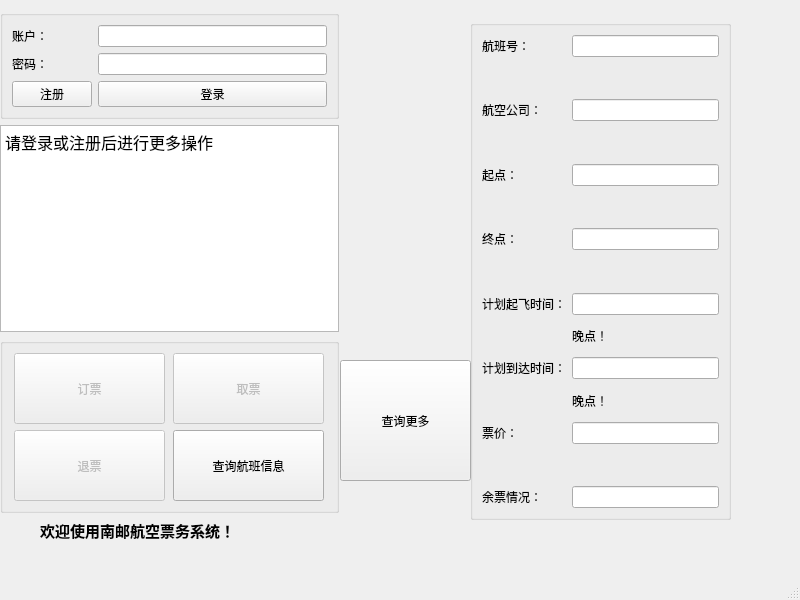
<?xml version="1.0" encoding="UTF-8"?>
<ui version="4.0">
 <class>UserWindow</class>
 <widget class="QMainWindow" name="UserWindow">
  <property name="geometry">
   <rect>
    <x>0</x>
    <y>0</y>
    <width>800</width>
    <height>600</height>
   </rect>
  </property>
  <property name="windowTitle">
   <string>MainWindow</string>
  </property>
  <widget class="QWidget" name="centralwidget">
   <widget class="QGroupBox" name="groupBox">
    <property name="geometry">
     <rect>
      <x>470</x>
      <y>20</y>
      <width>261</width>
      <height>500</height>
     </rect>
    </property>
    <layout class="QFormLayout" name="formLayout_2">
     <item row="0" column="0">
      <widget class="QLabel" name="label_3">
       <property name="layoutDirection">
        <enum>Qt::LeftToRight</enum>
       </property>
       <property name="text">
        <string>航班号：</string>
       </property>
       <property name="alignment">
        <set>Qt::AlignCenter</set>
       </property>
      </widget>
     </item>
     <item row="1" column="0">
      <spacer name="verticalSpacer">
       <property name="layoutDirection">
        <enum>Qt::LeftToRight</enum>
       </property>
       <property name="orientation">
        <enum>Qt::Vertical</enum>
       </property>
       <property name="sizeHint" stdset="0">
        <size>
         <width>20</width>
         <height>40</height>
        </size>
       </property>
      </spacer>
     </item>
     <item row="2" column="0">
      <widget class="QLabel" name="label_4">
       <property name="layoutDirection">
        <enum>Qt::LeftToRight</enum>
       </property>
       <property name="text">
        <string>航空公司：</string>
       </property>
       <property name="alignment">
        <set>Qt::AlignCenter</set>
       </property>
      </widget>
     </item>
     <item row="3" column="0">
      <spacer name="verticalSpacer_2">
       <property name="layoutDirection">
        <enum>Qt::LeftToRight</enum>
       </property>
       <property name="orientation">
        <enum>Qt::Vertical</enum>
       </property>
       <property name="sizeHint" stdset="0">
        <size>
         <width>20</width>
         <height>40</height>
        </size>
       </property>
      </spacer>
     </item>
     <item row="4" column="0">
      <widget class="QLabel" name="label_5">
       <property name="layoutDirection">
        <enum>Qt::LeftToRight</enum>
       </property>
       <property name="text">
        <string>起点：</string>
       </property>
       <property name="alignment">
        <set>Qt::AlignCenter</set>
       </property>
      </widget>
     </item>
     <item row="5" column="0">
      <spacer name="verticalSpacer_3">
       <property name="layoutDirection">
        <enum>Qt::LeftToRight</enum>
       </property>
       <property name="orientation">
        <enum>Qt::Vertical</enum>
       </property>
       <property name="sizeHint" stdset="0">
        <size>
         <width>20</width>
         <height>40</height>
        </size>
       </property>
      </spacer>
     </item>
     <item row="6" column="0">
      <widget class="QLabel" name="label_6">
       <property name="layoutDirection">
        <enum>Qt::LeftToRight</enum>
       </property>
       <property name="text">
        <string>终点：</string>
       </property>
       <property name="alignment">
        <set>Qt::AlignCenter</set>
       </property>
      </widget>
     </item>
     <item row="7" column="0">
      <spacer name="verticalSpacer_4">
       <property name="layoutDirection">
        <enum>Qt::LeftToRight</enum>
       </property>
       <property name="orientation">
        <enum>Qt::Vertical</enum>
       </property>
       <property name="sizeHint" stdset="0">
        <size>
         <width>20</width>
         <height>40</height>
        </size>
       </property>
      </spacer>
     </item>
     <item row="8" column="0">
      <widget class="QLabel" name="label_7">
       <property name="layoutDirection">
        <enum>Qt::LeftToRight</enum>
       </property>
       <property name="text">
        <string>计划起飞时间：</string>
       </property>
       <property name="alignment">
        <set>Qt::AlignCenter</set>
       </property>
      </widget>
     </item>
     <item row="9" column="0">
      <spacer name="verticalSpacer_5">
       <property name="layoutDirection">
        <enum>Qt::LeftToRight</enum>
       </property>
       <property name="orientation">
        <enum>Qt::Vertical</enum>
       </property>
       <property name="sizeHint" stdset="0">
        <size>
         <width>20</width>
         <height>40</height>
        </size>
       </property>
      </spacer>
     </item>
     <item row="10" column="0">
      <widget class="QLabel" name="label_8">
       <property name="layoutDirection">
        <enum>Qt::LeftToRight</enum>
       </property>
       <property name="text">
        <string>计划到达时间：</string>
       </property>
       <property name="alignment">
        <set>Qt::AlignCenter</set>
       </property>
      </widget>
     </item>
     <item row="11" column="0">
      <spacer name="verticalSpacer_6">
       <property name="layoutDirection">
        <enum>Qt::LeftToRight</enum>
       </property>
       <property name="orientation">
        <enum>Qt::Vertical</enum>
       </property>
       <property name="sizeHint" stdset="0">
        <size>
         <width>20</width>
         <height>40</height>
        </size>
       </property>
      </spacer>
     </item>
     <item row="12" column="0">
      <widget class="QLabel" name="label_9">
       <property name="layoutDirection">
        <enum>Qt::LeftToRight</enum>
       </property>
       <property name="text">
        <string>票价：</string>
       </property>
       <property name="alignment">
        <set>Qt::AlignCenter</set>
       </property>
      </widget>
     </item>
     <item row="13" column="0">
      <spacer name="verticalSpacer_7">
       <property name="layoutDirection">
        <enum>Qt::LeftToRight</enum>
       </property>
       <property name="orientation">
        <enum>Qt::Vertical</enum>
       </property>
       <property name="sizeHint" stdset="0">
        <size>
         <width>20</width>
         <height>40</height>
        </size>
       </property>
      </spacer>
     </item>
     <item row="14" column="0">
      <widget class="QLabel" name="label_10">
       <property name="layoutDirection">
        <enum>Qt::LeftToRight</enum>
       </property>
       <property name="text">
        <string>余票情况：</string>
       </property>
       <property name="alignment">
        <set>Qt::AlignCenter</set>
       </property>
      </widget>
     </item>
     <item row="0" column="1">
      <widget class="QLineEdit" name="editFNumber"/>
     </item>
     <item row="2" column="1">
      <widget class="QLineEdit" name="editAirways"/>
     </item>
     <item row="4" column="1">
      <widget class="QLineEdit" name="editStartPoint"/>
     </item>
     <item row="6" column="1">
      <widget class="QLineEdit" name="editEndPoint"/>
     </item>
     <item row="8" column="1">
      <widget class="QLineEdit" name="editPlanDepartureTime"/>
     </item>
     <item row="10" column="1">
      <widget class="QLineEdit" name="editPlanArrivalTime"/>
     </item>
     <item row="12" column="1">
      <widget class="QLineEdit" name="editPrice"/>
     </item>
     <item row="14" column="1">
      <widget class="QLineEdit" name="editRemainTickit"/>
     </item>
     <item row="9" column="1">
      <widget class="QLabel" name="labelPDT">
       <property name="text">
        <string>晚点！</string>
       </property>
      </widget>
     </item>
     <item row="11" column="1">
      <widget class="QLabel" name="labelPAT">
       <property name="text">
        <string>晚点！</string>
       </property>
      </widget>
     </item>
    </layout>
   </widget>
   <widget class="QLabel" name="tip">
    <property name="geometry">
     <rect>
      <x>40</x>
      <y>520</y>
      <width>711</width>
      <height>21</height>
     </rect>
    </property>
    <property name="font">
     <font>
      <family>幼圆</family>
      <pointsize>11</pointsize>
      <weight>75</weight>
      <bold>true</bold>
      <underline>false</underline>
     </font>
    </property>
    <property name="text">
     <string>欢迎使用南邮航空票务系统！</string>
    </property>
   </widget>
   <widget class="QPushButton" name="btnFindMore">
    <property name="geometry">
     <rect>
      <x>340</x>
      <y>360</y>
      <width>131</width>
      <height>121</height>
     </rect>
    </property>
    <property name="text">
     <string>查询更多</string>
    </property>
   </widget>
   <widget class="QWidget" name="layoutWidget">
    <property name="geometry">
     <rect>
      <x>0</x>
      <y>10</y>
      <width>339</width>
      <height>503</height>
     </rect>
    </property>
    <layout class="QVBoxLayout" name="verticalLayout">
     <item>
      <widget class="QGroupBox" name="groupLogin">
       <layout class="QGridLayout" name="gridLayout">
        <item row="2" column="1">
         <widget class="QPushButton" name="btnLogin">
          <property name="text">
           <string>登录</string>
          </property>
         </widget>
        </item>
        <item row="1" column="1">
         <widget class="QLineEdit" name="editPasswd">
          <property name="inputMask">
           <string/>
          </property>
          <property name="echoMode">
           <enum>QLineEdit::Password</enum>
          </property>
         </widget>
        </item>
        <item row="0" column="0">
         <widget class="QLabel" name="label">
          <property name="text">
           <string>账户：</string>
          </property>
         </widget>
        </item>
        <item row="1" column="0">
         <widget class="QLabel" name="label_2">
          <property name="text">
           <string>密码：</string>
          </property>
         </widget>
        </item>
        <item row="2" column="0">
         <widget class="QPushButton" name="btnRegist">
          <property name="text">
           <string>注册</string>
          </property>
         </widget>
        </item>
        <item row="0" column="1">
         <widget class="QLineEdit" name="editName">
          <property name="inputMask">
           <string notr="true"/>
          </property>
         </widget>
        </item>
       </layout>
      </widget>
     </item>
     <item>
      <widget class="QTextBrowser" name="textBrowser">
       <property name="html">
        <string>&lt;!DOCTYPE HTML PUBLIC &quot;-//W3C//DTD HTML 4.0//EN&quot; &quot;http://www.w3.org/TR/REC-html40/strict.dtd&quot;&gt;
&lt;html&gt;&lt;head&gt;&lt;meta name=&quot;qrichtext&quot; content=&quot;1&quot; /&gt;&lt;style type=&quot;text/css&quot;&gt;
p, li { white-space: pre-wrap; }
&lt;/style&gt;&lt;/head&gt;&lt;body style=&quot; font-family:'SimSun'; font-size:9pt; font-weight:400; font-style:normal;&quot;&gt;
&lt;p style=&quot; margin-top:0px; margin-bottom:0px; margin-left:0px; margin-right:0px; -qt-block-indent:0; text-indent:0px;&quot;&gt;&lt;span style=&quot; font-size:12pt;&quot;&gt;请登录或注册后进行更多操作&lt;/span&gt;&lt;/p&gt;&lt;/body&gt;&lt;/html&gt;</string>
       </property>
      </widget>
     </item>
     <item>
      <widget class="QGroupBox" name="groupBox">
       <layout class="QGridLayout" name="gridLayout_2">
        <item row="0" column="0">
         <widget class="QPushButton" name="btnBook">
          <property name="enabled">
           <bool>false</bool>
          </property>
          <property name="minimumSize">
           <size>
            <width>151</width>
            <height>71</height>
           </size>
          </property>
          <property name="maximumSize">
           <size>
            <width>151</width>
            <height>71</height>
           </size>
          </property>
          <property name="text">
           <string>订票</string>
          </property>
         </widget>
        </item>
        <item row="0" column="1">
         <widget class="QPushButton" name="btnTake">
          <property name="enabled">
           <bool>false</bool>
          </property>
          <property name="minimumSize">
           <size>
            <width>151</width>
            <height>71</height>
           </size>
          </property>
          <property name="maximumSize">
           <size>
            <width>151</width>
            <height>71</height>
           </size>
          </property>
          <property name="text">
           <string>取票</string>
          </property>
         </widget>
        </item>
        <item row="1" column="0">
         <widget class="QPushButton" name="btnRefund">
          <property name="enabled">
           <bool>false</bool>
          </property>
          <property name="minimumSize">
           <size>
            <width>151</width>
            <height>71</height>
           </size>
          </property>
          <property name="maximumSize">
           <size>
            <width>151</width>
            <height>71</height>
           </size>
          </property>
          <property name="text">
           <string>退票</string>
          </property>
         </widget>
        </item>
        <item row="1" column="1">
         <widget class="QPushButton" name="btnFind">
          <property name="minimumSize">
           <size>
            <width>151</width>
            <height>71</height>
           </size>
          </property>
          <property name="maximumSize">
           <size>
            <width>151</width>
            <height>71</height>
           </size>
          </property>
          <property name="text">
           <string>查询航班信息</string>
          </property>
         </widget>
        </item>
       </layout>
      </widget>
     </item>
    </layout>
   </widget>
  </widget>
  <widget class="QStatusBar" name="statusbar"/>
 </widget>
 <resources/>
 <connections/>
</ui>
